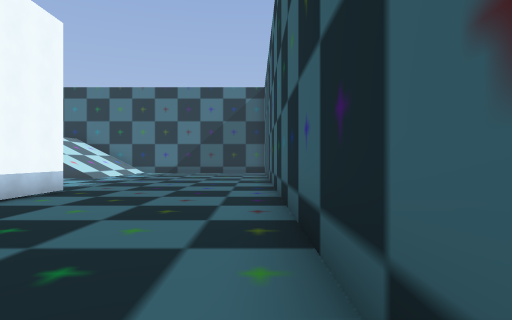
[1] (above)

24 first-person views from a walk through a level from a Godot 3-D game. The camera is 1.5 m above the floor, looks level and sees 75° across. The floor is counted in squares, 2 m on a side. Each view is taken from the middle of a square. On the plan, view 1 faces up. The plan holds only what a view shows up to about 11 squares ahead; the rest is blank.

[2]
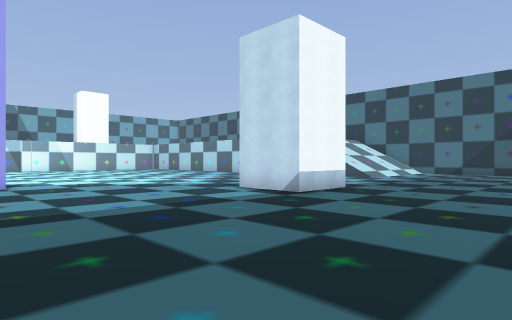

[3]
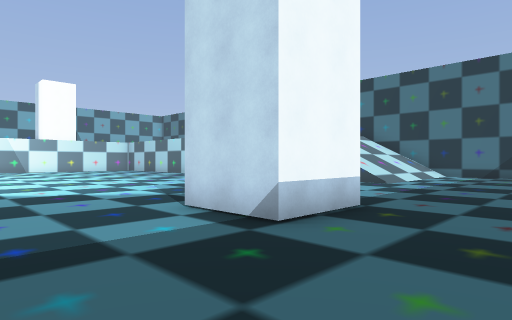

[4]
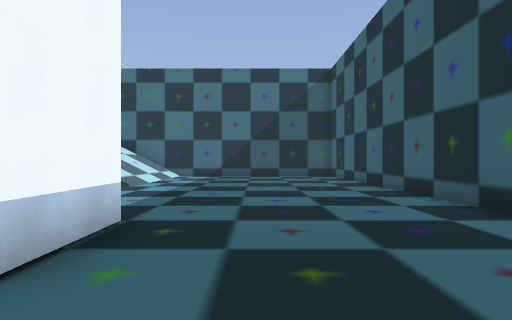

[5]
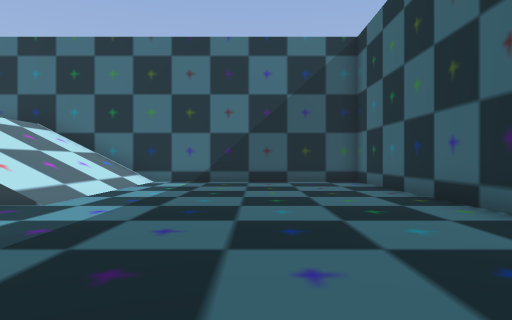

[6]
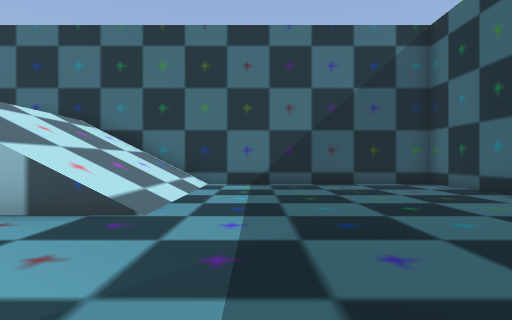

[7]
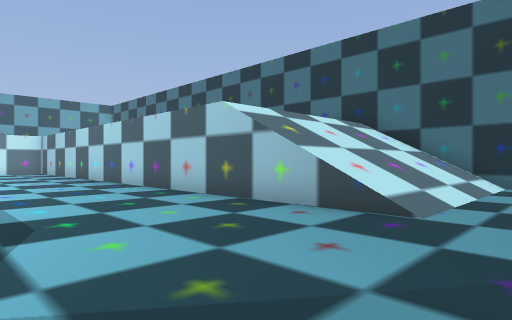

[8]
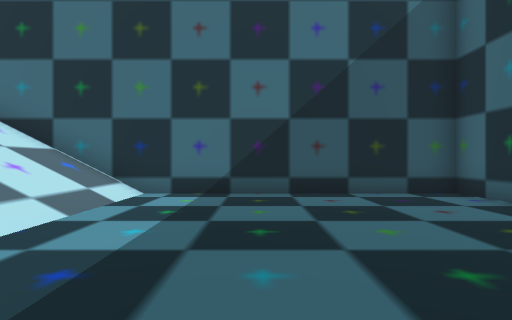

[9]
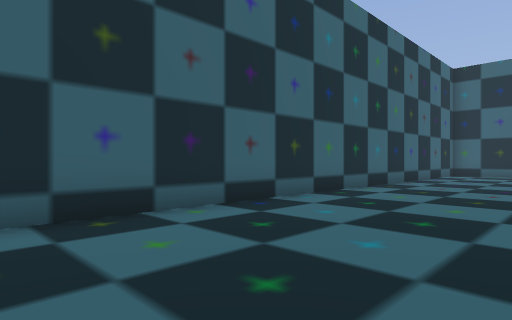

[10]
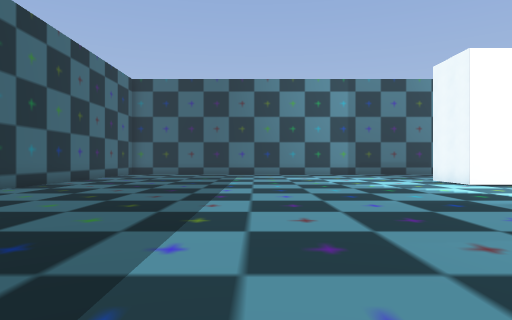

[11]
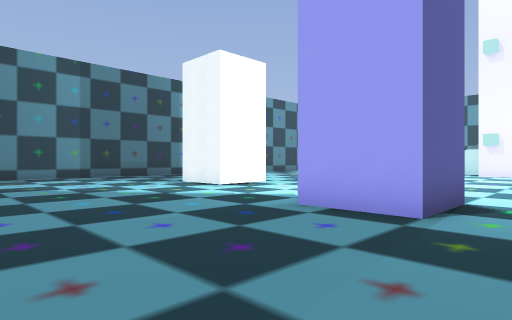

[12]
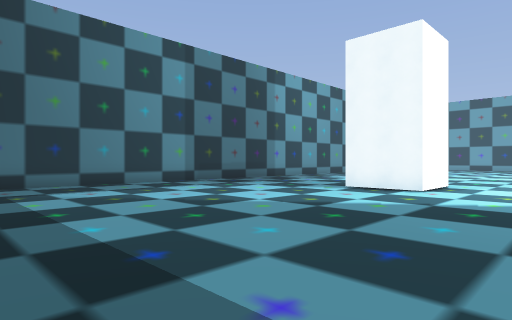

[13]
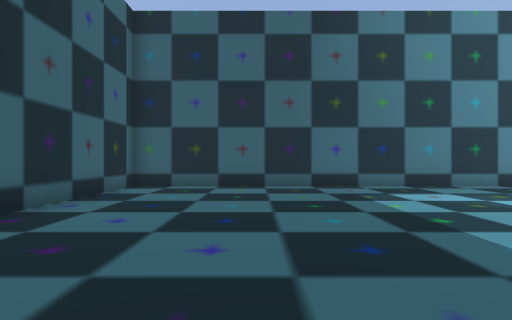

[14]
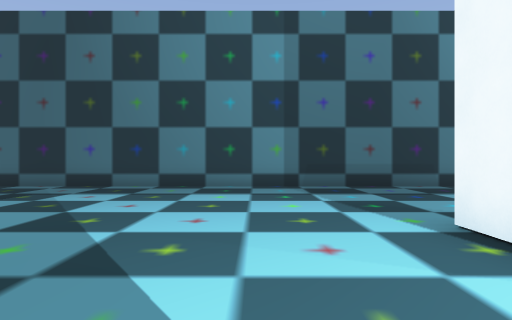

[15]
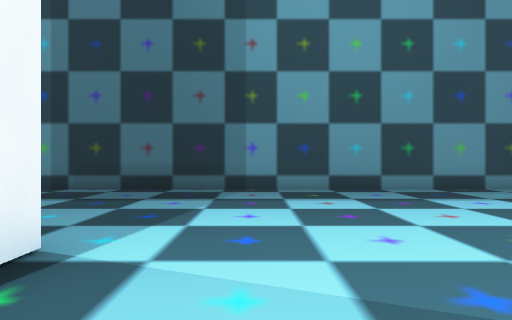

[16]
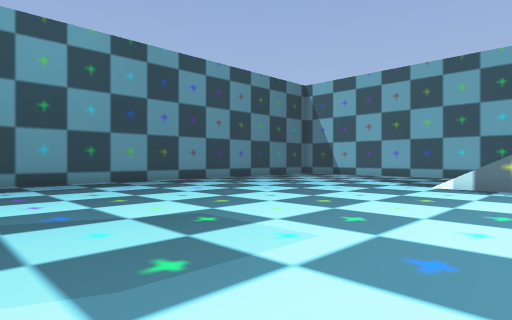

[17]
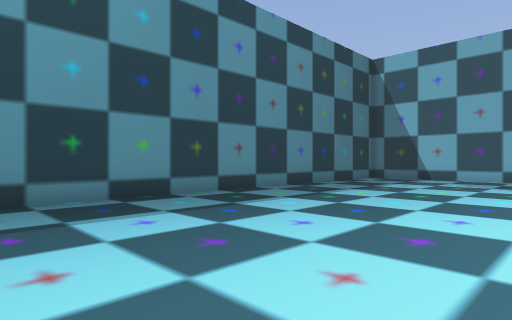

[18]
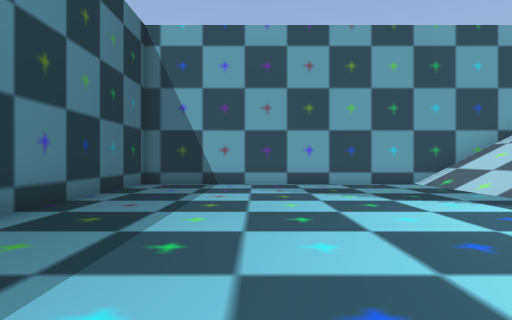

[19]
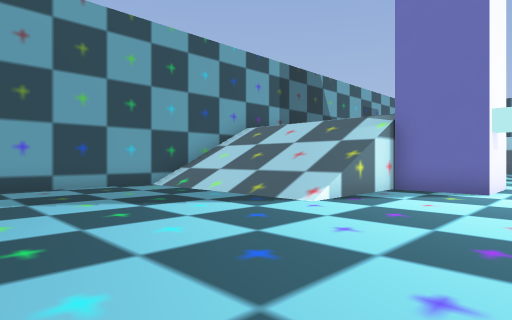

[20]
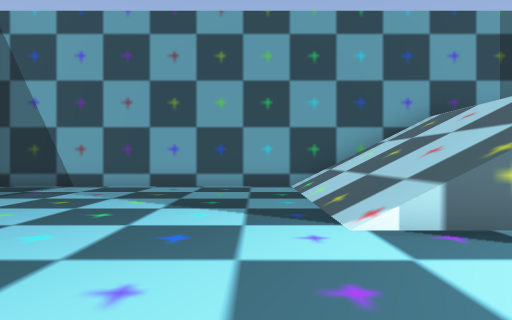

[21]
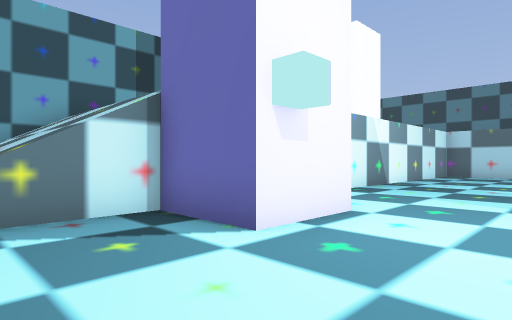

[22]
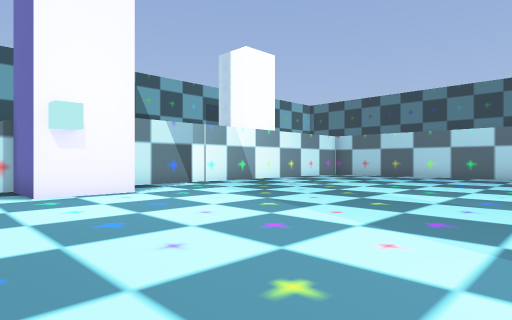

[23]
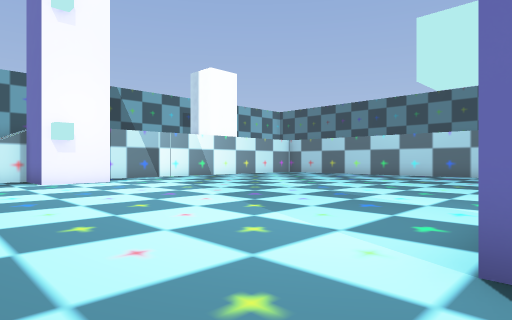

[24]
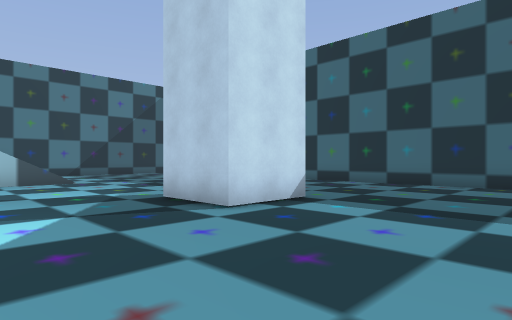

### Floor plan
Key: @ floor where view 1 was taken; # wall or solid block; . floor; / step, stairs or slope.
Columns run from 32 left of view 1 to 1 right of it. Each row starts with its distance up from view 1.
 20                    ###############
 19                       ////.......#
 18                       ////.......#
 17                       ////.......#
 16                       ////.......#
 15                       ////.......#
 14                       ////.......#
 13                 .................#
 12                ..................#
 11               ...................#
 10              ..  ................#
  9         ..  ...  ..  ............#
  8        ... ........ ......##.....#
  7        ...................##.....#
  6        ...................##.....#
  5        ..........................#
  4        ..........................#
  3        ..........................#
  2 #      ..........................#
  1 #       #...........##...........#
  0 #//////##...........##..........@#
 -1 #//////..........................#
 -2 #//////..........................#
 -3 #//////..........................#
 -4 #//////..........................#
 -5 #.................##.............#
 -6 #.................##.............#
 -7 #................................#
 -8 #................................#
 -9 #................................#
-10 #................................#
-11 #................................#
-12 #................................#
-13 ##################################

Positions as (right, up) in squares from view 1, and headings:
1: (0, 0), facing up
2: (0, 0), facing up-left
3: (-2, 3), facing up-left
4: (-3, 4), facing up
5: (-3, 8), facing up
6: (-5, 9), facing up
7: (-5, 9), facing up-left
8: (-4, 12), facing up
9: (-4, 5), facing down-right
10: (-6, 5), facing down
11: (-6, 3), facing down-left
12: (-4, -2), facing down-left
13: (-3, -3), facing down
14: (-10, -3), facing down
15: (-16, -4), facing down
16: (-16, -1), facing down-left
17: (-18, -6), facing down-left
18: (-21, -9), facing left
19: (-22, -9), facing up-left
20: (-22, -5), facing left
21: (-21, -3), facing up-left
22: (-16, -2), facing up-left
23: (-12, -3), facing up-left
24: (-10, 2), facing up-right
